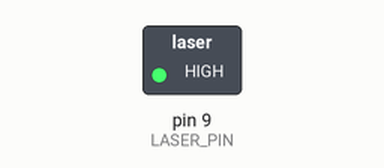
This sketch was run on a simulated Arduino Nano, built with avr-gcc and run on an emulated ATmega328P. Parts: switched loads named in the sketch (green lamp = pin HIGH). Dashed ring = blinking.

Above: at 0.2 s.
Timing chart, 0 to 3.0 s (numbered marks = the images above):
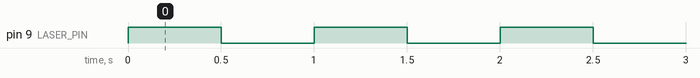

Measured:
- by itself, pin 9 (LASER_PIN): alternates HIGH for 0.50 s and LOW for 0.50 s

The sketch:

LASER_ON_OFF.ino
```cpp
// EMISOR – Arduino Nano
const int LASER_PIN = 9;

void setup() {
  pinMode(LASER_PIN, OUTPUT);
}

void loop() {
  digitalWrite(LASER_PIN, HIGH);  // ON
  delay(500);

  digitalWrite(LASER_PIN, LOW);   // OFF
  delay(500);
}
```
